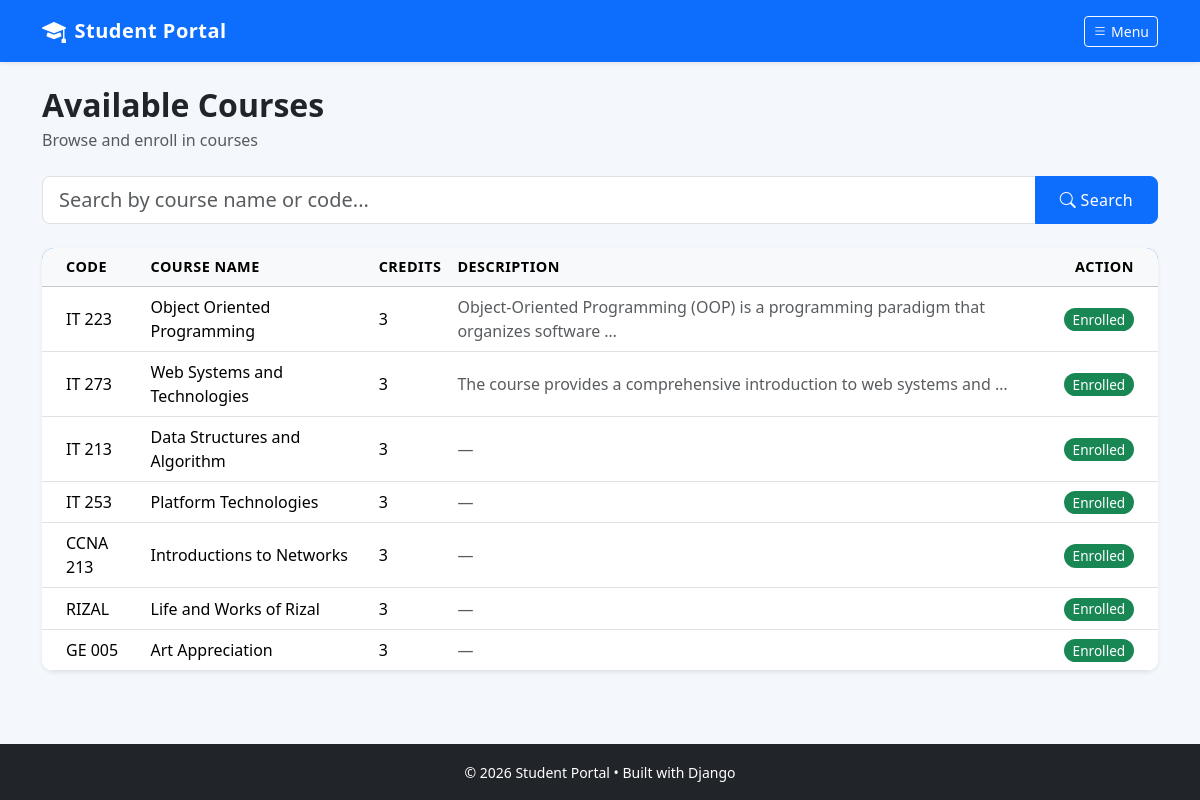
The page /courses/ (signed in) on the database its author committed.
### portal/models.py (models this page shows, shortened)
class Course(models.Model):
    name = models.CharField(max_length=200)
    code = models.CharField(max_length=20, unique=True)
    description = models.TextField(blank=True)
    credits = models.IntegerField(default=3)

### portal/views.py (the view)
# urls.py: path('courses/', views.course_list, name='course_list'),
@login_required
def course_list(request):
    query = request.GET.get('q', '')
    courses = Course.objects.all()
    if query:
        courses = courses.filter(
            Q(name__icontains=query) | Q(code__icontains=query)
        )
    enrolled_course_ids = []
    if hasattr(request.user, 'studentprofile'):
        enrolled_course_ids = Enrollment.objects.filter(
            student=request.user.studentprofile
        ).values_list('course_id', flat=True)
    return render(request, 'courses.html', {
        'courses': courses,
        'query': query,
        'enrolled_course_ids': enrolled_course_ids
    })

### templates/courses.html (shortened to what this page needs)
{% extends 'base.html' %}
{% block content %}
<div class="d-flex justify-content-between align-items-center mb-4">
    <div>
        <h2 class="fw-bold mb-1">Available Courses</h2>
        <p class="text-muted mb-0">Browse and enroll in courses</p>
    </div>
</div>
<form method="get" class="mb-4">
    <div class="input-group">
        <input type="text" name="q" class="form-control form-control-lg"
               placeholder="Search by course name or code..."
               value="{{ query }}">
        <button class="btn btn-primary px-4" type="submit">
            <i class="bi bi-search"></i> Search
        </button>
    </div>
</form>
<div class="card border-0 shadow-sm">
    <div class="card-body p-0">
        <div class="table-responsive">
            <table class="table table-hover mb-0 align-middle">
                <thead class="table-light">
                    <tr>
                        <th class="ps-4">Code</th>
                        <th>Course Name</th>
                        <th>Credits</th>
                        <th>Description</th>
                        <th class="text-end pe-4">Action</th>
                    </tr>
                </thead>
                <tbody>
                    {% for course in courses %}
                    <tr>
                        <td class="ps-4 fw-medium">{{ course.code }}</td>
                        <td>{{ course.name }}</td>
                        <td>{{ course.credits }}</td>
                        <td class="text-muted">{{ course.description|truncatewords:10|default:"—" }}</td>
                        <td class="text-end pe-4">
                            {% if course.id in enrolled_course_ids %}
                                <span class="badge bg-success rounded-pill">Enrolled</span>
                            {% else %}
                                <a href="{% url 'enroll_course' course.id %}"
                                   class="btn btn-sm btn-outline-primary">
                                    Enroll
                                </a>
                            {% endif %}
                        </td>
                    </tr>
                    {% endfor %}
                </tbody>
            </table>
        </div>
    </div>
</div>
{% endblock %}

### static/css/style.css (style rules this page uses)
body { background-color: #f4f7fc; font-family: 'Segoe UI', system-ui, -apple-system, sans-serif; }
.card { border: none; border-radius: 12px; box-shadow: 0 4px 15px rgba(0, 0, 0, 0.06); transition: transform 0.2s ease, box-shadow 0.2s ease; }
.btn-primary { border-radius: 8px; padding: 10px 24px; font-weight: 500; letter-spacing: 0.3px; }
.table { background: white; border-radius: 12px; overflow: hidden; }
.table thead { background-color: #0d6efd; color: white; }
.table th { font-weight: 600; font-size: 0.9rem; text-transform: uppercase; letter-spacing: 0.5px; }
.badge { font-size: 0.85rem; font-weight: 500; }

### rows shown on the page
Course: code "IT 223", name "Object Oriented Programming", credits "3", description "Object-Oriented Programming (OOP) is a programming paradigm that organizes software …", shows "Enrolled"
Course: code "IT 273", name "Web Systems and Technologies", credits "3", description "The course provides a comprehensive introduction to web systems and …", shows "Enrolled"
Course: code "IT 213", name "Data Structures and Algorithm", credits "3", description "—", shows "Enrolled"
Course: code "IT 253", name "Platform Technologies", credits "3", description "—", shows "Enrolled"
Course: code "CCNA 213", name "Introductions to Networks", credits "3", description "—", shows "Enrolled"
Course: code "RIZAL", name "Life and Works of Rizal", credits "3", description "—", shows "Enrolled"
Course: code "GE 005", name "Art Appreciation", credits "3", description "—", shows "Enrolled"
